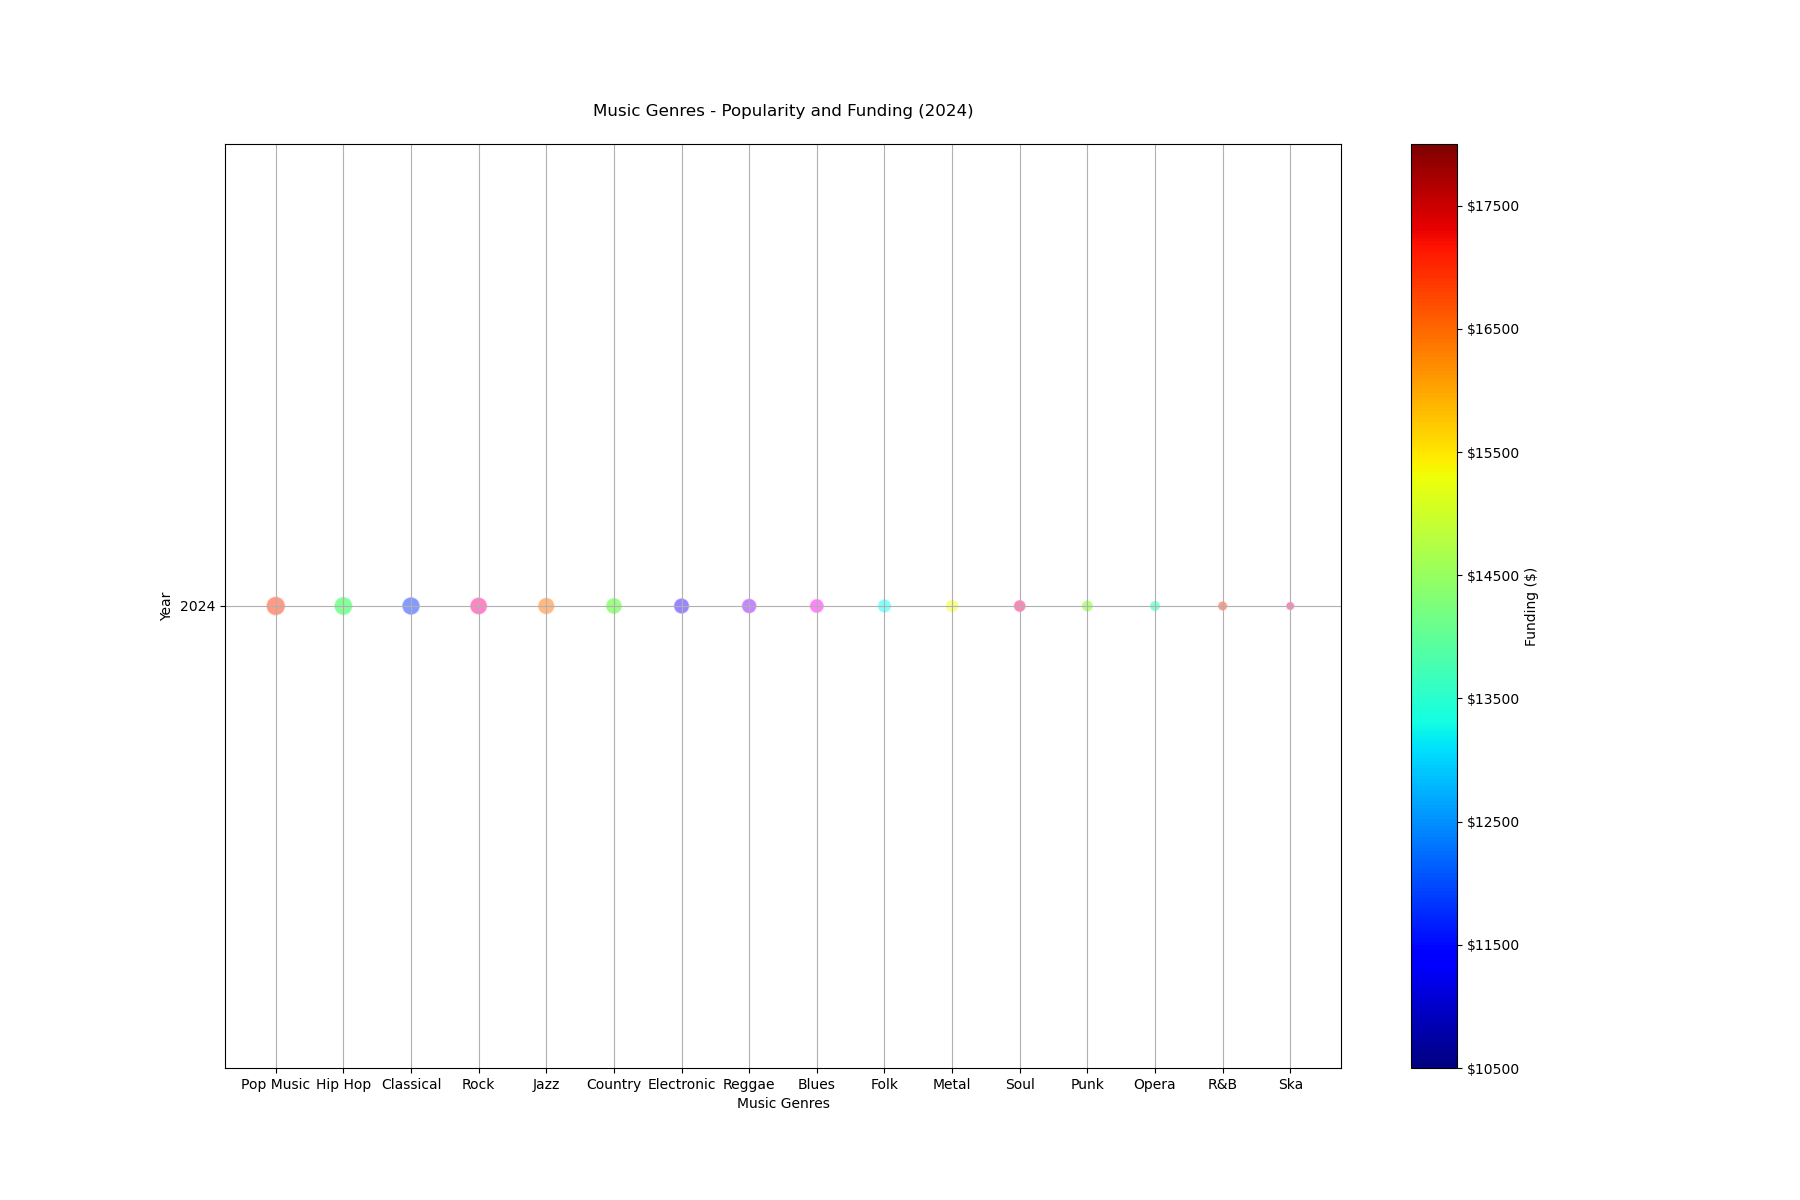

Write the Python code that produced this figure.

import matplotlib.pyplot as plt

topics = ['Pop Music', 'Hip Hop', 'Classical', 'Rock', 'Jazz', 'Country', 'Electronic', 'Reggae', 
          'Blues', 'Folk', 'Metal', 'Soul', 'Punk', 'Opera', 'R&B', 'Ska']
year = [2024] * len(topics)
values = [18000, 17500, 17000, 16500, 16000, 15500, 15000, 14500, 14000, 13500, 13000, 12500, 
          12000, 11500, 11000, 10500]
count = [95, 90, 85, 80, 75, 70, 65, 60, 55, 50, 45, 40, 35, 30, 25, 20]

size = [x * 2 for x in count]
colors = ['#FF5733', '#33FF57', '#3357FF', '#FF33A1', '#FF8C33', '#57FF33', '#5733FF', '#A133FF', 
          '#FF33F4', '#33FFF8', '#F4FF33', '#FF3388', '#88FF33', '#33FFBB', '#FF5733', '#FF3388']

fig, ax = plt.subplots(figsize=(18, 12))

sc = ax.scatter(topics, year, s=size, c=colors, alpha=0.6, edgecolors='w')

ax.set_title('Music Genres - Popularity and Funding (2024)', pad=20)
ax.set_xlabel('Music Genres')
ax.set_ylabel('Year')
ax.set_yticks([2024])
ax.grid(True)

value_tick_vals = range(10500, 18500, 1000)
value_tick_labels = ['$' + str(val) for val in value_tick_vals]
sm = plt.cm.ScalarMappable(cmap=plt.cm.jet, norm=plt.Normalize(vmin=min(values), vmax=max(values)))
sm._A = []
cbar = plt.colorbar(sm, ticks=value_tick_vals)
cbar.ax.set_yticklabels(value_tick_labels)
cbar.set_label('Funding ($)')

plt.show()
